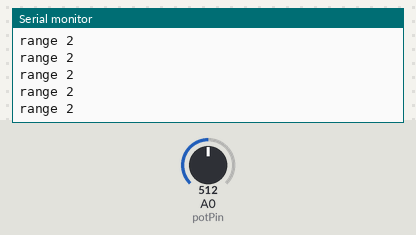
The sketch below on a simulated Arduino Uno, built with avr-gcc and run on an emulated ATmega328P. On the bench: the last lines printed to the serial monitor. Inputs (shaded band) come from the test bench; at power-on: A0 (potPin) = 512.

Above: at 1.2 s.
1.3 s: A0 (potPin) set to 306
At 1.31 s:
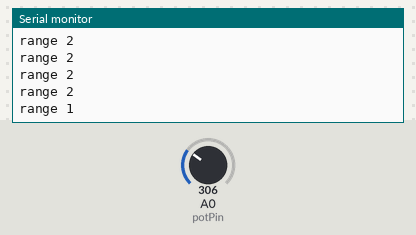
2.8 s: A0 (potPin) set to 122
At 2.81 s:
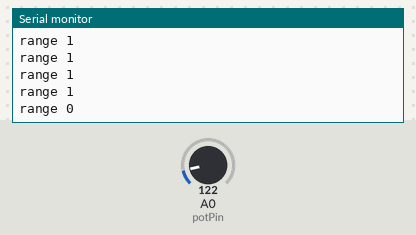
Timing chart, 0 to 5.8 s (numbered marks = the images above; inputs shaded):
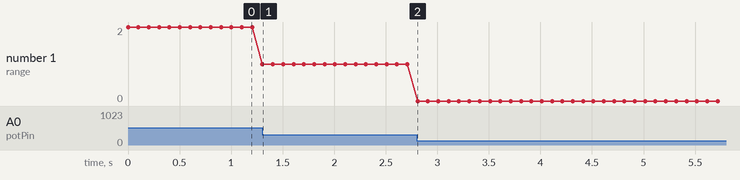

Measured:
- after the input at 1.3 s, the serial monitor: prints a new line at once (image 1)
- after the input at 2.8 s, the serial monitor: prints a new line at once (image 2)
- plotted number 1: 2 → 1 after the input at 1.3 s, 1 → 0 after the input at 2.8 s

The sketch:

Oppg._2_d.ino
```cpp
const int potPin = A0; // Pin til potensiometer

void setup() {
  // put your setup code here, to run once:
  pinMode(potPin, INPUT); // Tar input fra potensimeteret
  Serial.begin(9600); // Åpner serialporten, setter data rate til 9600 bps
}

int range(float x) { // Funksjon for range-tallet
  return (round(x * 3 / 1023)); // Kalkulerer verdien mellom 0 og 3
}

void loop() {
  // put your main code here, to run repeatedly:
  int potValue = analogRead(potPin); // Leser av potensiometeret og lagrer verdien
  int value = range(potValue); // Kaller på funksjonen og regner ut range-verdien
  Serial.print("range ");
  Serial.println(value); // Printer range-verdien til Serial Monitor
  delay(100);
}
```
